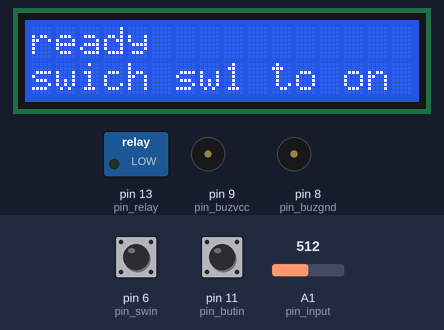
A sketch run on a simulated Arduino Uno, built with avr-gcc and run on an emulated ATmega328P. On the bench: 16×2 character LCD, switched loads named in the sketch (green lamp = pin HIGH), buzzer (waves = sounding, pin HIGH). The test bench sets the inputs (shaded band); at power-on: pin 6 (pin_swin) HIGH, A1 (pin_input) = 512, pin 11 (pin_butin) HIGH. At 9.7 s the program stops and its outputs stay as they are.

Above: at 1.7 s.
1.8 s: pin 6 (pin_swin) pulled LOW for 0.15 s
At 3.4 s:
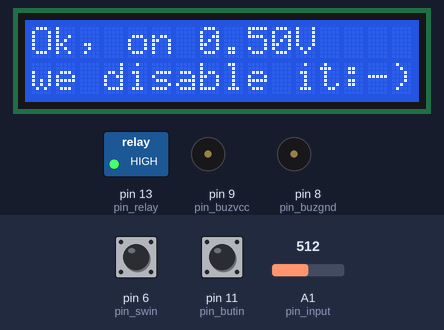
4.9 s: A1 (pin_input) set to 6
At 7.7 s:
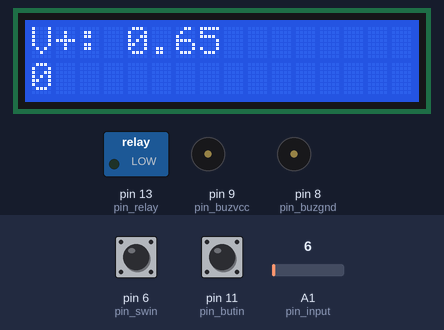
7.9 s: A1 (pin_input) set to 3
At 8.5 s:
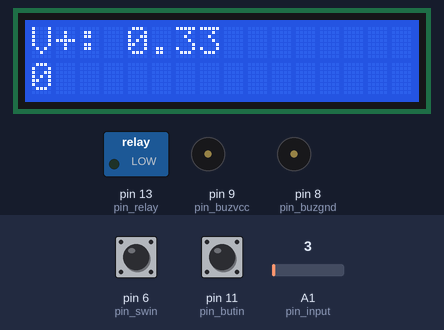
9.6 s: pin 6 (pin_swin) pulled LOW for 1 s
At 10.5 s:
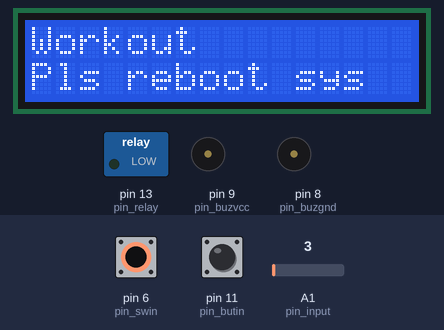
Timing chart, 0 to 11.2 s (numbered marks = the images above; inputs shaded):
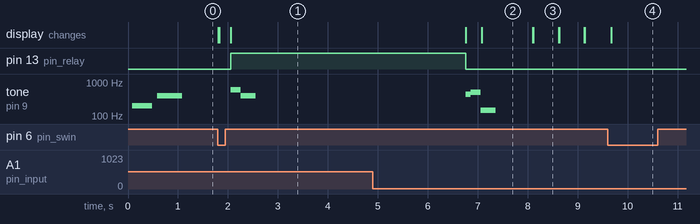

The sketch:

sketch_jun13a.ino
```cpp
#include <Wire.h>
#include <LiquidCrystal_I2C.h>

LiquidCrystal_I2C lcd(0x27, 16, 2); // set the LCD address to 0x27 for a 16 chars and 2 line display


float my_vcc_const = 1.1;

int pin_swgnd = 7;
int pin_swin = 6;
int pin_butgnd = 10;
int pin_butin = 11;
int pin_buzgnd = 8;
int pin_buzvcc = 9;
int pin_relay = 13;
int pin_input = A1;

float k = 22.22;


int mode = 0;
float voltage_t = 0.0;
long time = 0;
boolean last_bt;

boolean btnState, btnFlag;

long readVcc() {
#if defined(__AVR_ATmega32U4__) || defined(__AVR_ATmega1280__) || defined(__AVR_ATmega2560__)
  ADMUX = _BV(REFS0) | _BV(MUX4) | _BV(MUX3) | _BV(MUX2) | _BV(MUX1);
#elif defined (__AVR_ATtiny24__) || defined(__AVR_ATtiny44__) || defined(__AVR_ATtiny84__)
  ADMUX = _BV(MUX5) | _BV(MUX0);
#elif defined (__AVR_ATtiny25__) || defined(__AVR_ATtiny45__) || defined(__AVR_ATtiny85__)
  ADMUX = _BV(MUX3) | _BV(MUX2);
#else
  ADMUX = _BV(REFS0) | _BV(MUX3) | _BV(MUX2) | _BV(MUX1);
#endif
  delay(2); // Wait for Vref to settle
  ADCSRA |= _BV(ADSC); // Start conversion
  while (bit_is_set(ADCSRA, ADSC)); // measuring
  uint8_t low  = ADCL; // must read ADCL first - it then locks ADCH
  uint8_t high = ADCH; // unlocks both
  long result = (high << 8) | low;
  result = my_vcc_const * 1023 * 1000 / result; // расчёт реального VCC
  return result; // возвращает VCC
}

boolean swread()
{
  if (!digitalRead(pin_swin)) {
    return true;
  } else return false;
}

boolean btread()
{
  if (!digitalRead(pin_butin)) {
    return true;
  } else return false;
}

float readIn()
{
  float vcc = float(readVcc()) * 0.001;
  delay(2);
  float result = (float(analogRead(pin_input)) * ((float)vcc / 1023.0)) * (float)k;
  return result;
}


void doIn()
{
  digitalWrite(pin_relay,HIGH);
}

void doOut()
{
  digitalWrite(pin_relay,LOW);
}

void setup()
{
  pinMode(pin_relay, OUTPUT);
  digitalWrite(pin_relay, LOW);

  pinMode(pin_swgnd, OUTPUT);
  digitalWrite(pin_swgnd, LOW);
  pinMode(pin_swin, INPUT_PULLUP);

  pinMode(pin_butgnd, OUTPUT);
  digitalWrite(pin_butgnd, LOW);
  pinMode(pin_butin, INPUT_PULLUP);


  lcd.init();
  lcd.backlight();
  lcd.setCursor(0, 0);
  pinMode(pin_buzgnd, OUTPUT);
  pinMode(pin_buzvcc, OUTPUT);

  digitalWrite(pin_buzgnd, LOW);
  digitalWrite(pin_buzvcc, LOW);

  lcd.print("ready");
  lcd.setCursor(0, 1);
  lcd.print("swich sw1 to on");
  tone(pin_buzvcc, 200, 400);
  delay(500);
  tone(pin_buzvcc, 400, 500);

}


// mode 0: start work input value
// mode 1: work started

void loop()
{


  if (mode == 0)
  {
    while (!swread()) {}

    while (swread())
    {
      lcd.clear();

      if (btread())
      {
        voltage_t = voltage_t + 0.1;
       lcd.print("V+: ");
        lcd.print(readIn());
       lcd.setCursor(0, 1);
       lcd.print("VT: ");
       lcd.print(voltage_t);
        delay(800);
      }
      else
      {
        voltage_t = voltage_t + 0.5;
        lcd.print("V+: ");
        lcd.print(readIn());
        lcd.setCursor(0, 1);
        lcd.print("VT: ");
        lcd.print(voltage_t);
        delay(200);
      }

    }
    last_bt = btread();
    mode = 1;
  }

  if (mode == 1)
  {
    lcd.clear();
    lcd.print("Ok, on ");
    lcd.print(voltage_t);
    lcd.print("V");
    lcd.setCursor(0, 1);
    lcd.print("we disable it:-)");
    doIn();
    tone(pin_buzvcc, 600, 200);
    delay(200);
    tone(pin_buzvcc, 400, 300);
    delay(4500);
    lcd.clear();
    mode = 2;
  }
  if(mode == 2)
  {
    long times = millis();
        float now = readIn();
    while((now < voltage_t) and (last_bt == btread())){
    lcd.clear();
    lcd.print("N:");
    now = readIn();
    lcd.print(now);
    lcd.print(" G:");
    lcd.print(voltage_t);
    lcd.setCursor(0,1);
    lcd.print("Time: ");
    time = (millis() - times) / 1000;
    lcd.print(time);
    delay(1000);
    }
    mode = 3;
  }
  if(mode == 3)
  {
    doOut();
    tone(pin_buzvcc,440,100);
    delay(100);
    tone(pin_buzvcc,500,200);
    delay(200);
    tone(pin_buzvcc,150,300);
    while(!swread())
    {
    lcd.clear();
    lcd.print("V+: ");
    lcd.print(readIn());
    lcd.setCursor(0,1);
    lcd.print(time);
    delay(500);
    }
  }
  lcd.clear();
  lcd.print("Workout");
  lcd.setCursor(0,1);
  lcd.print("Pls reboot sys");
  while (1) {}

}
```

Measured:
- after the input at 1.8 s, pin 13 (pin_relay): LOW → HIGH after 0.25 s; tone on pin 9 (pin_buzvcc): silent → 600 Hz after 0.25 s, → 400 Hz 0.20 s later, → silent 0.30 s later; the display: first changes at once (image 1 shows a later state)
- after the input at 7.9 s, the display: first differs from a run without the input after 0.21 s (image 3)
- after the input at 9.6 s, the display: changes after 0.07 s (image 4)
- what the display in image 3 shows lasts 0.5 s, from 8.1 s to 8.6 s
